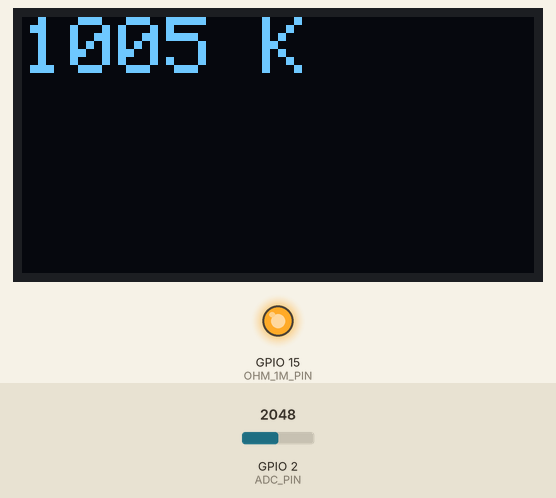
This sketch was run on a simulated ESP32. Shown: 128×64 one-colour display, output pins drawn as LEDs (lit = HIGH). Inputs (shaded band) come from the test bench; at power-on: GPIO 2 (ADC_PIN) = 2048. What the sketch prints to the serial monitor is not drawn.

Above: at 3.2 s.
3.3 s: GPIO 2 (ADC_PIN) set to 483
At 5.5 s:
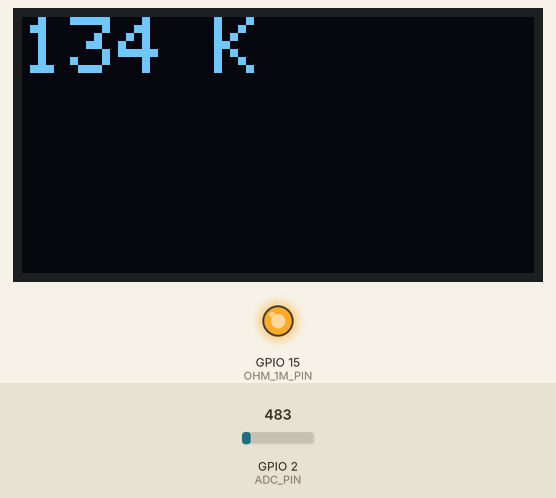
5.8 s: GPIO 2 (ADC_PIN) set to 402
At 8.3 s:
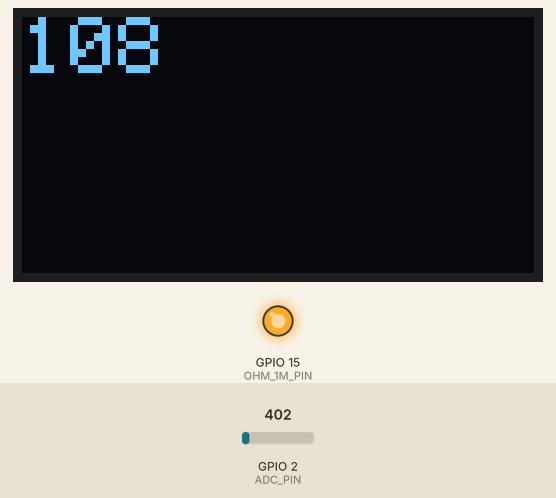
8.8 s: GPIO 2 (ADC_PIN) set to 196
At 10.27 s:
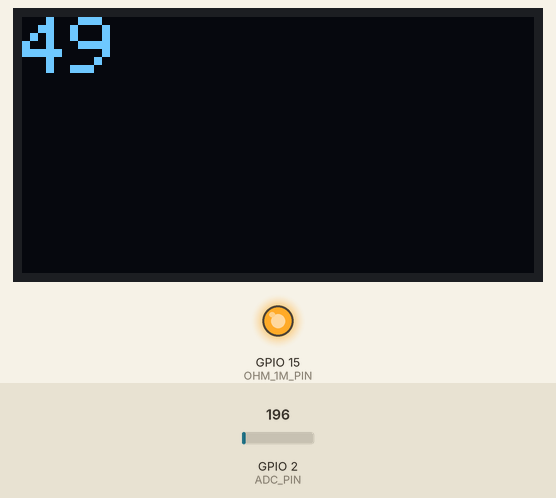
10.7 s: GPIO 2 (ADC_PIN) set to 173
At 13.5 s:
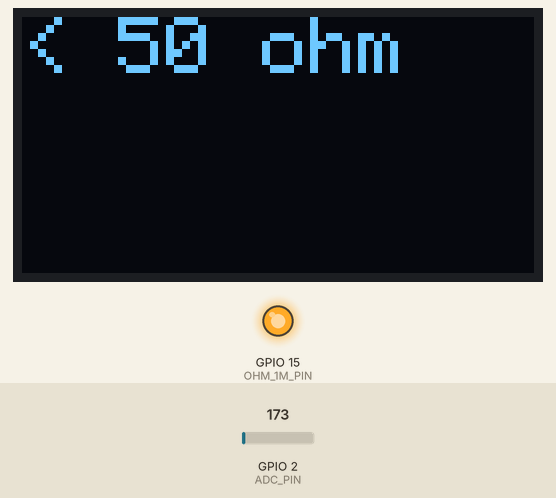
13.7 s: GPIO 2 (ADC_PIN) set to 3603
At 14.8 s:
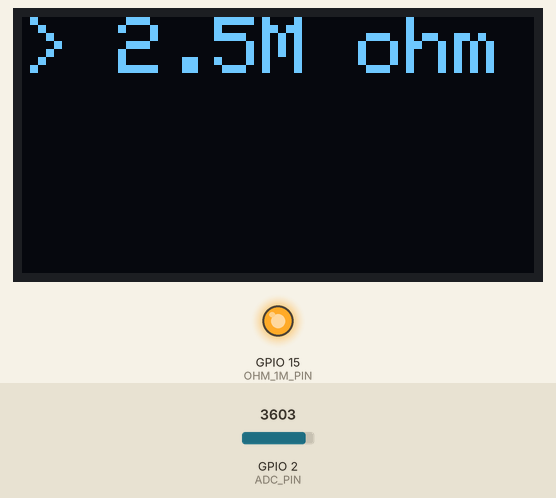
Timing chart, 0 to 16.5 s (numbered marks = the images above; inputs shaded):
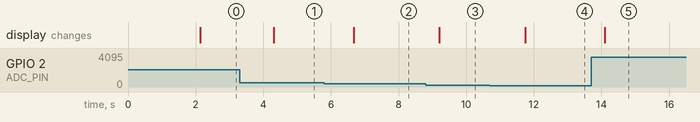

The sketch:

oumu.ino
```cpp
#include <Adafruit_GFX.h>
#include <Adafruit_SSD1306.h>

Adafruit_SSD1306 display(128, 64, &Wire, -1);

// I2C
#define I2C_SDA 4
#define I2C_SCL 5

#define OHM_1M_PIN 15
#define OHM_100K_PIN 14
#define OHM_10K_PIN 13
#define OHM_1K_PIN 12

#define OHM_1M 1005000
#define OHM_100K 101100
#define OHM_10K 9860
#define OHM_1K 998

#define ADC_PIN 2

#define READTIME 10

int ohm_val = 0;

void setup()
{
    Serial.begin(115200);

    pinMode(OHM_1M_PIN, INPUT);
    pinMode(OHM_100K_PIN, INPUT);
    pinMode(OHM_10K_PIN, INPUT);
    pinMode(OHM_1K_PIN, INPUT);
    pinMode(ADC_PIN, INPUT);

    // LCD
    Wire.begin(I2C_SDA, I2C_SCL);
    // SSD1306_SWITCHCAPVCC = generate display voltage from 3.3V internally
    if (!display.begin(SSD1306_SWITCHCAPVCC, 0x3C))
    { // Address 0x3C for 128x32
        Serial.println(F("SSD1306 allocation failed"));
        for (;;)
            ; // Don't proceed, loop forever
    }

    display.clearDisplay();

    display.setTextSize(2);              // Normal 1:1 pixel scale
    display.setTextColor(SSD1306_WHITE); // Draw white text
    display.setCursor(0, 0);             // Start at top-left corner
    display.println(F("Ohm Meter"));
    display.display();
    delay(2000);
}

void loop()
{
    read_ohm();
    delay(1000);
}

void ohm_display(int ohm)
{
    String msg = "";

    if (ohm > 10000)
    {
        msg += ohm / 1000;
        msg += " K";
    }
    else
    {
        msg = ohm;
    }

    display.clearDisplay();

    display.setTextSize(2);              // Normal 1:1 pixel scale
    display.setTextColor(SSD1306_WHITE); // Draw white text
    display.setCursor(0, 0);             // Start at top-left corner
    display.println(msg);
    display.display();
}

void outline_display(int num)
{
    display.clearDisplay();

    display.setTextSize(2);              // Normal 1:1 pixel scale
    display.setTextColor(SSD1306_WHITE); // Draw white text
    display.setCursor(0, 0);             // Start at top-left corner
    if (num == 0)
        display.println("< 50 ohm");
    else
        display.println("> 2.5M ohm");
    display.display();
}

void read_ohm()
{
    int temp = 0;

    // 1M
    pinMode(OHM_1M_PIN, OUTPUT);
    pinMode(OHM_100K_PIN, INPUT);
    pinMode(OHM_10K_PIN, INPUT);
    pinMode(OHM_1K_PIN, INPUT);

    digitalWrite(OHM_1M_PIN, HIGH);
    // digitalWrite(ADC_PIN, LOW);
    delay(READTIME);
    temp = voltage_fliter(ADC_PIN);

    if (temp < 360)
    {
        ;
    }
    else if (temp > 2400)
    {
        outline_display(1);
        return;
    }
    else
    {
        ohm_val = cal_ohm(temp, OHM_1M);
        Serial.printf("%s OHM:%d\n", "1M", ohm_val);
        ohm_display(ohm_val);
        return;
    }

    // 100K
    pinMode(OHM_1M_PIN, INPUT);
    pinMode(OHM_100K_PIN, OUTPUT);
    pinMode(OHM_10K_PIN, INPUT);
    pinMode(OHM_1K_PIN, INPUT);

    digitalWrite(OHM_100K_PIN, HIGH);
    delay(READTIME);
    temp = voltage_fliter(ADC_PIN);

    if (temp < 360)
    {
        ;
    }
    else
    {

        ohm_val = cal_ohm(temp, OHM_100K);
        Serial.printf("%s OHM:%d\n", "100K", ohm_val);
        ohm_display(ohm_val);
        return;
    }

    // 10K
    pinMode(OHM_1M_PIN, INPUT);
    pinMode(OHM_100K_PIN, INPUT);
    pinMode(OHM_10K_PIN, OUTPUT);
    pinMode(OHM_1K_PIN, INPUT);

    digitalWrite(OHM_10K_PIN, HIGH);
    delay(READTIME);
    temp = voltage_fliter(ADC_PIN);

    if (temp < 360)
    {
        ;
    }
    else
    {
        ohm_val = cal_ohm(temp, OHM_10K);
        Serial.printf("%s OHM:%d\n", "10K", ohm_val);
        ohm_display(ohm_val);
        return;
    }

    // 1K
    pinMode(OHM_1M_PIN, INPUT);
    pinMode(OHM_100K_PIN, INPUT);
    pinMode(OHM_10K_PIN, INPUT);
    pinMode(OHM_1K_PIN, OUTPUT);

    digitalWrite(OHM_1K_PIN, HIGH);
    delay(READTIME);
    temp = voltage_fliter(ADC_PIN);

    if (temp < 150)
    {
        outline_display(0);
        return;
    }
    else
    {
        ohm_val = cal_ohm(temp, OHM_1K);
        Serial.printf("%s OHM:%d\n", "1K", ohm_val);
        ohm_display(ohm_val);
        return;
    }
}

int cal_ohm(int adc, int r0)
{
    return (int)(adc / (3300.0 - adc) * r0);
}

int voltage_fliter(int pin)
{
    int temp = 0;

    for (int i = 0; i < 5; i++)
    {
        temp += analogReadMilliVolts(pin);
        delay(10);
    }

    temp = temp / 5;

    Serial.printf("[analogReadMilliVolts]VOL:%d\n", temp);

    return temp;
}
```

Measured:
- the behaviour switches between 447 and 446 on GPIO 2 (ADC_PIN) (found by bisection; images 1 and 2)
- the behaviour switches between 187 and 186 on GPIO 2 (ADC_PIN) (found by bisection; images 3 and 4)
- after the input at 3.3 s, the display: changes after 1.0 s (image 1)
- after the input at 5.8 s, the display: changes after 0.87 s (image 2)
- after the input at 8.8 s, the display: changes after 0.41 s (image 3)
- after the input at 10.7 s, the display: changes after 1.0 s (image 4)
- after the input at 13.7 s, the display: changes after 0.40 s (image 5)
